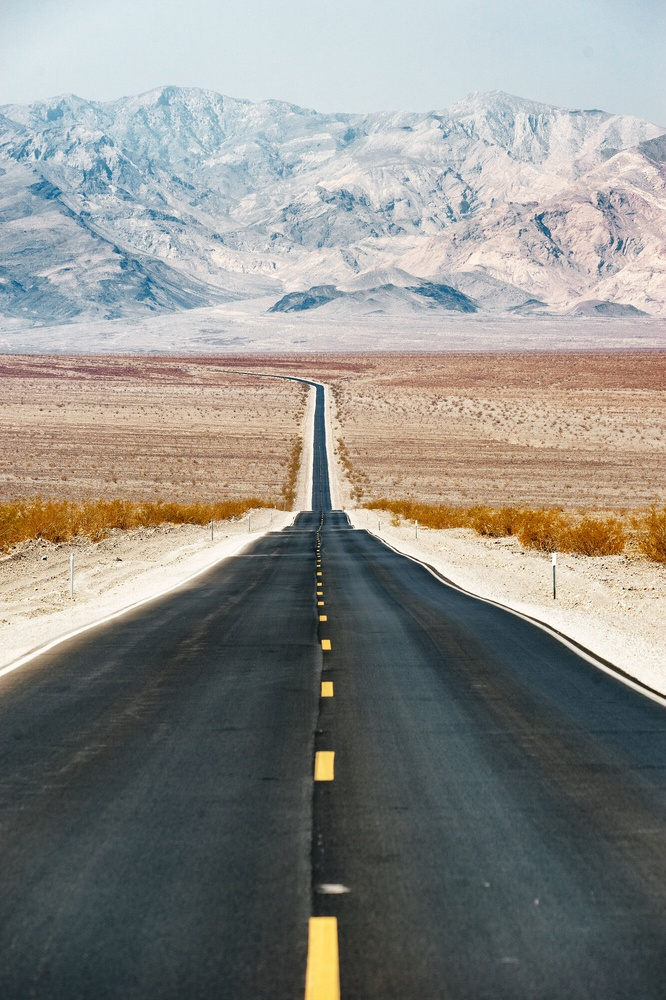
#> input picture cproject/1.jpg, 666 x 1000 px, shrunk from 1333 x 2000 before the run
$ python -i genFeaters.py   (imports and definitions only)
#> lines starting #> are read from the running program, lines starting #| are printed output that depends on the picture
#> further down, picture is the input picture: shape (1000, 666, 3); mean B, G, R 135.7, 140.6, 141.4
import os
import cv2
import numpy as np

def pca(dataMat, k):
    print(np.max(dataMat))
    average = np.mean(dataMat, axis=0) #按列求均值
    # print(average)
    m, n = np.shape(dataMat)
    # print(m,n)
    meanRemoved = dataMat - np.tile(average, (m,1)) #减去均值
    # print(meanRemoved)
    normData = meanRemoved / np.std(dataMat) #标准差归一化
    # print(normData)
    covMat = np.cov(normData.T)  #求协方差矩阵
    print(covMat)
    eigValue, eigVec = np.linalg.eig(covMat) #求协方差矩阵的特征值和特征向量
    eigValInd = np.argsort(-eigValue) #返回特征值由大到小排序的下标
    selectVec = np.matrix(eigVec.T[:k]) #因为[:k]表示前k行，因此之前需要转置处理（选择前k个大的特征值）
    finalData = normData * selectVec.T #再转置回来
    return finalData

def calHist(image):
    b, g, r = cv2.split(image)
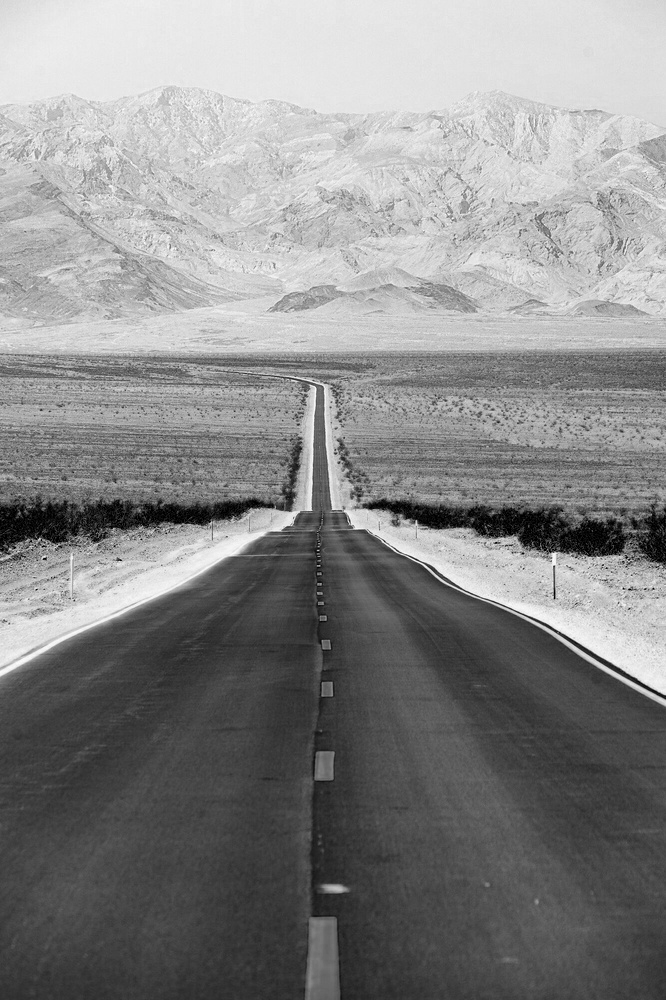
#> b: shape (1000, 666); min 0, max 255, mean 135.7
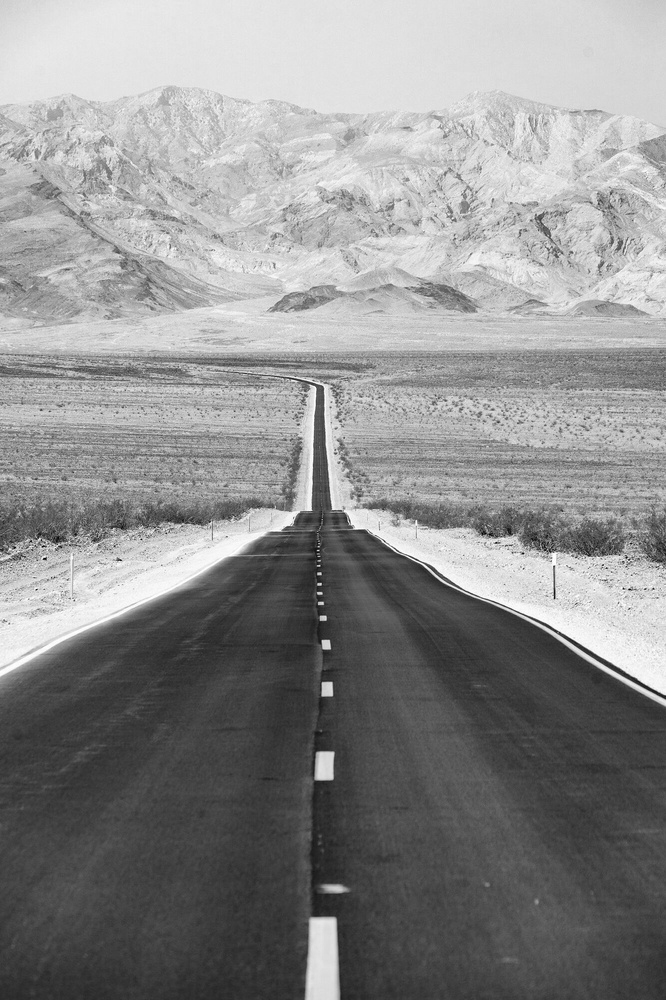
#> g: shape (1000, 666); min 0, max 255, mean 140.6
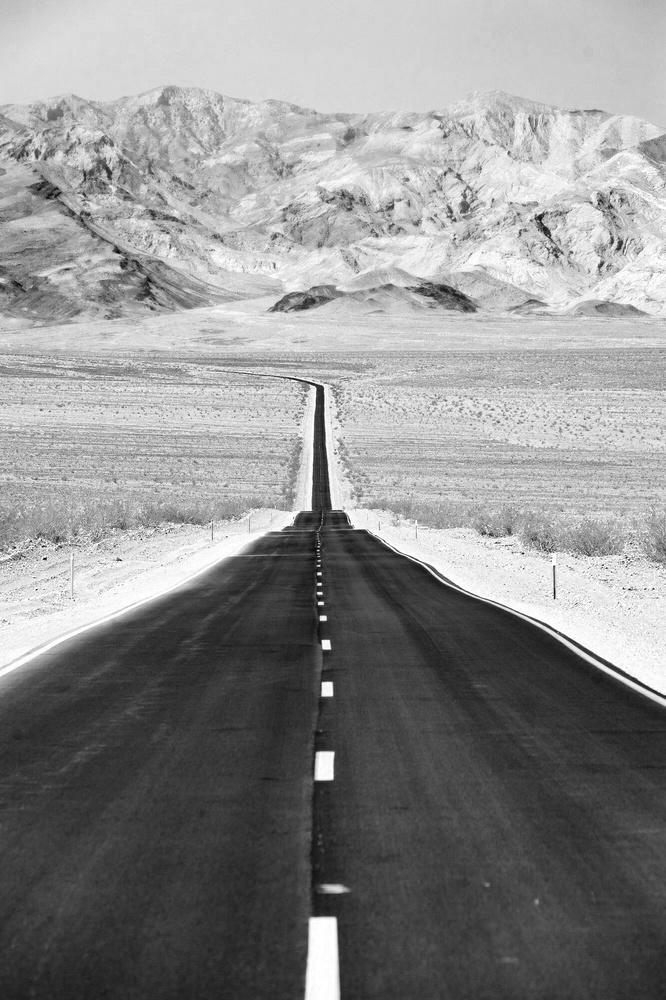
#> r: shape (1000, 666); min 3, max 255, mean 141.4
    b_hist= cv2.calcHist([b], [0], None, [256], [0.0,255.0])
#> b_hist = 256 values, max 9402 at index 69, min 0 at index 255, mean 2601.5
    g_hist= cv2.calcHist([g], [0], None, [256], [0.0,255.0])
#> g_hist = 256 values, max 10159 at index 65, min 0 at index 2, mean 2601.2
    r_hist= cv2.calcHist([r], [0], None, [256], [0.0,255.0])
#> r_hist = 256 values, max 10506 at index 216, min 0 at index 0, mean 2594
    # print("ori:",b_hist)
    # print(max(b_hist),min(b_hist))
    norm_b_hist = (b_hist-min(b_hist))/(max(b_hist)-min(b_hist))
#> norm_b_hist = 256 values, max 1 at index 69, min 0 at index 255, mean 0.277
    norm_g_hist = (g_hist-min(g_hist))/(max(g_hist)-min(g_hist))
#> norm_g_hist = 256 values, max 1 at index 65, min 0 at index 2, mean 0.256
    norm_r_hist = (r_hist-min(r_hist))/(max(r_hist)-min(r_hist))
#> norm_r_hist = 256 values, max 1 at index 216, min 0 at index 0, mean 0.247
    # print("dat",norm_b_hist)
    hist = np.concatenate((norm_b_hist, norm_g_hist,norm_r_hist), axis=0)
#> hist = 768 values, max 1 at index 69, min 0 at index 255, mean 0.26
    return hist

# [27 lines not run here, left out]

>>> import cv2
>>> picture = cv2.imread('cproject/1.jpg')
>>> result = calHist(picture)
#> result has the same summary as hist in calHist
